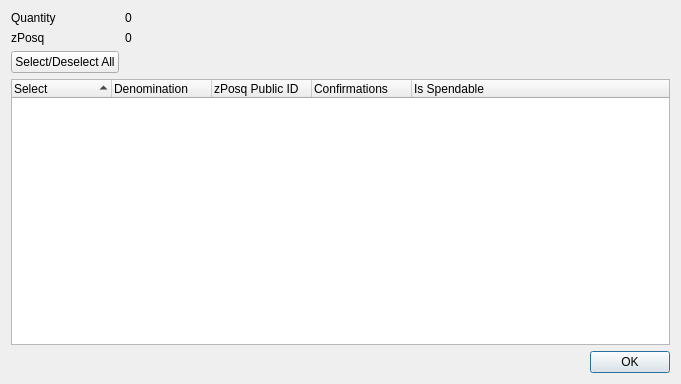
<?xml version="1.0" encoding="UTF-8"?>
<ui version="4.0">
 <class>ZPosqControlDialog</class>
 <widget class="QDialog" name="ZPosqControlDialog">
  <property name="geometry">
   <rect>
    <x>0</x>
    <y>0</y>
    <width>681</width>
    <height>384</height>
   </rect>
  </property>
  <property name="minimumSize">
   <size>
    <width>681</width>
    <height>384</height>
   </size>
  </property>
  <property name="windowTitle">
   <string>Select zPosq to Spend</string>
  </property>
  <layout class="QGridLayout" name="gridLayout">
   <item row="0" column="0">
    <layout class="QFormLayout" name="formLayout">
     <property name="sizeConstraint">
      <enum>QLayout::SetDefaultConstraint</enum>
     </property>
     <item row="0" column="0">
      <widget class="QLabel" name="labelQuantity">
       <property name="text">
        <string>Quantity</string>
       </property>
      </widget>
     </item>
     <item row="0" column="1">
      <widget class="QLabel" name="labelQuantity_int">
       <property name="text">
        <string>0</string>
       </property>
      </widget>
     </item>
     <item row="1" column="0">
      <widget class="QLabel" name="labelZPosq">
       <property name="text">
        <string>zPosq</string>
       </property>
      </widget>
     </item>
     <item row="1" column="1">
      <widget class="QLabel" name="labelZPosq_int">
       <property name="text">
        <string>0</string>
       </property>
      </widget>
     </item>
     <item row="2" column="0">
      <widget class="QPushButton" name="pushButtonAll">
       <property name="text">
        <string>Select/Deselect All</string>
       </property>
      </widget>
     </item>
    </layout>
   </item>
   <item row="1" column="0">
    <layout class="QVBoxLayout" name="verticalLayout">
     <item>
      <widget class="QTreeWidget" name="treeWidget">
       <property name="minimumSize">
        <size>
         <width>0</width>
         <height>250</height>
        </size>
       </property>
       <property name="alternatingRowColors">
        <bool>true</bool>
       </property>
       <property name="sortingEnabled">
        <bool>true</bool>
       </property>
       <property name="columnCount">
        <number>5</number>
       </property>
       <attribute name="headerDefaultSectionSize">
        <number>100</number>
       </attribute>
       <column>
        <property name="text">
         <string notr="true">Select</string>
        </property>
       </column>
       <column>
        <property name="text">
         <string notr="true">Denomination</string>
        </property>
       </column>
       <column>
        <property name="text">
         <string notr="true">zPosq Public ID</string>
        </property>
       </column>
       <column>
        <property name="text">
         <string notr="true">Confirmations</string>
        </property>
       </column>
       <column>
        <property name="text">
         <string>Is Spendable</string>
        </property>
       </column>
      </widget>
     </item>
     <item>
      <widget class="QDialogButtonBox" name="buttonBox">
       <property name="orientation">
        <enum>Qt::Horizontal</enum>
       </property>
       <property name="standardButtons">
        <set>QDialogButtonBox::Ok</set>
       </property>
      </widget>
     </item>
    </layout>
   </item>
  </layout>
 </widget>
 <resources/>
 <connections>
  <connection>
   <sender>buttonBox</sender>
   <signal>accepted()</signal>
   <receiver>ZPosqControlDialog</receiver>
   <slot>accept()</slot>
   <hints>
    <hint type="sourcelabel">
     <x>248</x>
     <y>254</y>
    </hint>
    <hint type="destinationlabel">
     <x>157</x>
     <y>274</y>
    </hint>
   </hints>
  </connection>
  <connection>
   <sender>buttonBox</sender>
   <signal>rejected()</signal>
   <receiver>ZPosqControlDialog</receiver>
   <slot>reject()</slot>
   <hints>
    <hint type="sourcelabel">
     <x>316</x>
     <y>260</y>
    </hint>
    <hint type="destinationlabel">
     <x>286</x>
     <y>274</y>
    </hint>
   </hints>
  </connection>
 </connections>
</ui>
